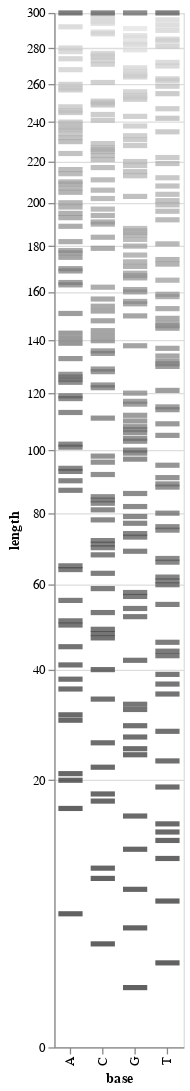

The code cell stored with this chart in its notebook:
### Code cell
# Plotting (note the quadratic scale for realism)

import altair as alt
alt.Chart(sequences_grouped_by_length).mark_tick(thickness=4).encode(
    y = alt.Y('length:Q',scale=alt.Scale(type='sqrt')),
    x = alt.X('base'),
    color=alt.Color('count:Q',legend=None,
                    scale=alt.Scale(type='log',scheme="greys")),
    tooltip='count:Q'
).properties(
    width=100,
    height=800)

### Figure 1 — Vega-Lite specification as saved in the notebook (floating-point values rounded to 4 significant figures; data arrays with more than 128 entries replaced by an {"elided": "..."} marker saying what was removed)
{"config": {"view": {"continuousWidth": 400, "continuousHeight": 300}}, "data": {"name": "data-a64e05465e355c9b5ce6518085e8479a"}, "mark": {"type": "tick", "thickness": 4}, "encoding": {"color": {"field": "count", "legend": null, "scale": {"scheme": "greys", "type": "log"}, "type": "quantitative"}, "tooltip": {"field": "count", "type": "quantitative"}, "x": {"field": "base", "type": "nominal"}, "y": {"field": "length", "scale": {"type": "sqrt"}, "type": "quantitative"}}, "height": 800, "width": 100, "$schema": "https://vega.github.io/schema/vega-lite/v4.17.0.json", "datasets": {"data-a64e05465e355c9b5ce6518085e8479a": {"elided": "303 records"}}}
